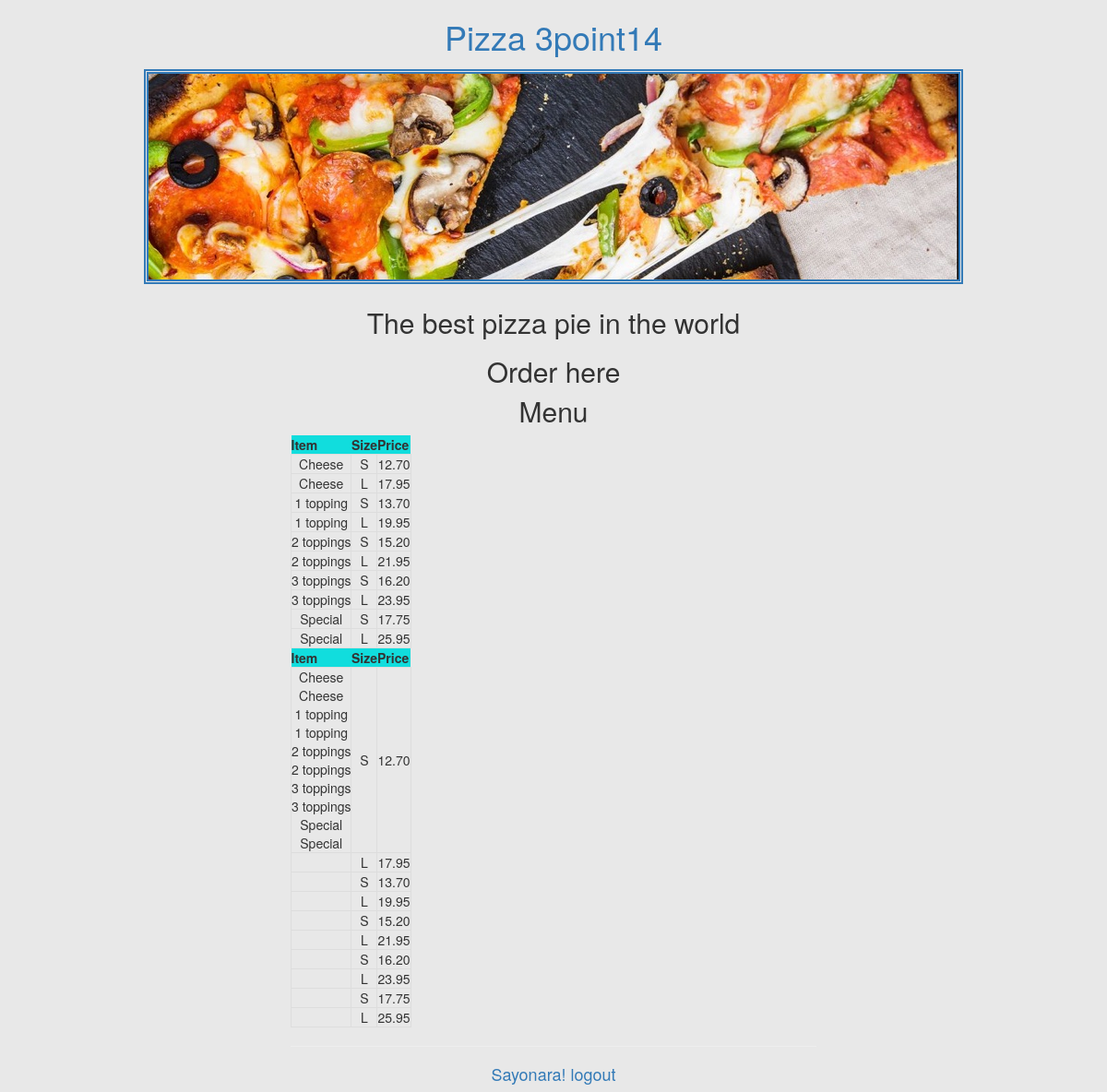
The app's page /orders/home with its own data.
### orders/models.py (models this page shows, shortened)
class Regular_Pizza(models.Model):
	name        = models.CharField(max_length=20)
	size		= models.CharField(max_length=3, blank=True)
	price	    = models.DecimalField(max_digits=5, decimal_places=2, blank=True, null=True)

### orders/views.py (the view)
# urls.py: path('home', views.home, name='home'),
def home(request):
	regular_pizza 	= Regular_Pizza.objects.all().values()
	sicilian_pizza 	= Sicilian_Pizza.objects.all()
	toppings 		= Topping.objects.all()
	subs 			= Subs.objects.all()
	salads			= Salads.objects.all()
	pastas 			= Pasta.objects.all()
	dinner_platters = Dinner_Platters.objects.all()
	print("reg", regular_pizza)
	pizza_list = [entry for entry in regular_pizza]
	pizza_list2 = list(regular_pizza)
	food_list = {
	'regular_pizza':pizza_list2,
	}
	return render(request, 'home.html', {'regular_pizzas':regular_pizza})

### orders/templates/home.html (shortened to what this page needs)
{% extends "base.html" %}
{% block body %}
<h2> <p> Order here </p>
	 <p>  Menu  </p>
</h2>
<div  class="col-lg-3 col-sm-6 "  style="text-align: center; background-color:#E8E8E8">
</div>
<div class="col-lg-6 col-sm-6" style="text-align: center; background-color:#E8E8E8">
<table>
		<tr>
			<th>Item</th>
			<th>Size</th>
			<th>Price</th>
		</tr>
	{% for regular_pizza in regular_pizzas %}
	<tr>
		<td>{{regular_pizza.name}}</td>
		<td>{{regular_pizza.size}}</td>
		<td>{{regular_pizza.price}}</td>
	</tr>
	{% endfor %}
</table>
<table>
		<tr>
			<th>Item</th>
			<th>Size</th>
			<th>Price</th>
		</tr>
	{% for regular_pizza in regular_pizzas %}
	<tr>
		<td id="item_name"> </td>
		<td>{{regular_pizza.size}}</td>
		<td>{{regular_pizza.price}}</td>
	</tr>
	{% endfor %}
</table>
<hr>
<p>
 	<h4> <a href="{% url 'logout' %}"> Sayonara! logout</a> </h4>
</p>
 </div>
<div  class="col-lg-3 col-sm-6 "  style="text-align: center; background-color:#E8E8E8">
</div>
{% endblock %}

### orders/templates/base.html (shortened to what this page needs)
<!DOCTYPE html>
<html lang="en">
<head>
      <link rel="stylesheet" type="text/css" href="../static/mv_css_defines.css">
      <link rel="stylesheet" href="https://cdnjs.cloudflare.com/ajax/libs/meyer-reset/2.0/reset.min.css">
      <link rel="stylesheet" href="https://maxcdn.bootstrapcdn.com/bootstrap/3.3.7/css/bootstrap.min.css">
</head>
<body style="text-align: center; background-color:#E8E8E8">
      <header style="text-align: center; background-color:#E8E8E8">
      {%  if request.user.is_authenticated    %}
      <h1><a href="{% url 'home' %}"> Pizza 3point14 </a></h1>
      <a href="{% url 'home' %}"> <img class="mv_image" src="../static/images/delish-pizza.jpg" alt="Pizza 3point14"/> </a>
      {% else %}
      <h1><a href="/"> Pizza 3point14 </a></h1>
      <a href="/"> <img class="mv_image" src="../static/images/delish-pizza.jpg" alt="Pizza 3point14"/> </a>
      {% endif %}
      <h2>The best pizza pie in the world </h2>
      </header>
<div  class="col-lg-3 col-sm-6 "  style="text-align: center; background-color:#E8E8E8">
</div>
      {% block body %}
      {% endblock %}
</body>
</html>

### orders/static/mv_css_defines.css (style rules this page uses)
.mv_image { max-width: 100%; height: auto; border-style: double; border-width: 5px; margin-top: 5px; margin-bottom: 5px; }
td { border: 1px solid #dddddd; text-align: center; padding: 8px; }
th { text-align: center; background-color: #11dddd; padding: 30px; }

### records on screen
Regular_Pizza: name "Cheese", size "S", price "12.70"
Regular_Pizza: name "Cheese", size "L", price "17.95"
Regular_Pizza: name "1 topping", size "S", price "13.70"
Regular_Pizza: name "1 topping", size "L", price "19.95"
Regular_Pizza: name "2 toppings", size "S", price "15.20"
Regular_Pizza: name "2 toppings", size "L", price "21.95"
Regular_Pizza: name "3 toppings", size "S", price "16.20"
Regular_Pizza: name "3 toppings", size "L", price "23.95"
Regular_Pizza: name "Special", size "S", price "17.75"
Regular_Pizza: name "Special", size "L", price "25.95"
